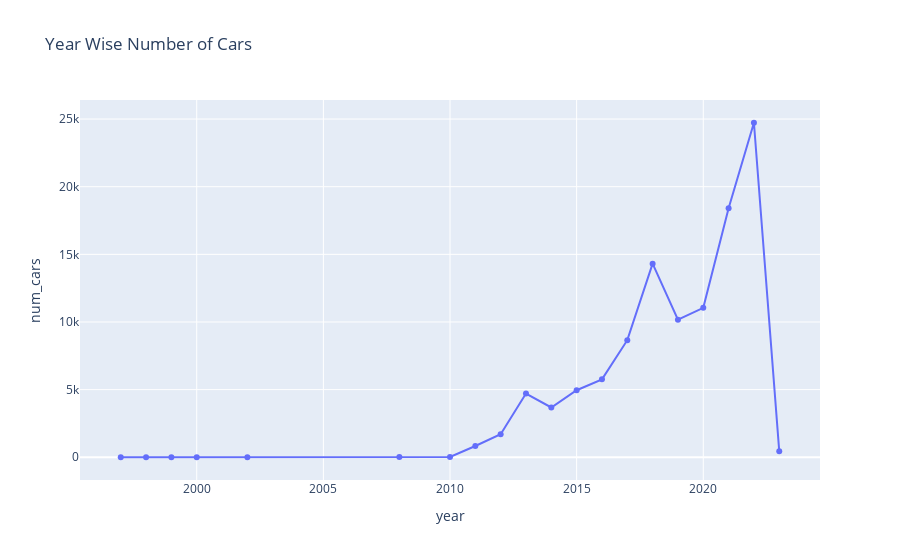

The notebook cell this image was saved under:
### Markdown cell above
Question 12. What are the Year Wise Cars sales growth?

### Code cell
# Year Wise Cars
year_wise_cars = df.groupby('ModelYear')['VIN'].count().reset_index()
year_wise_cars.columns = ['year','num_cars']

fig = ps.line(year_wise_cars,x="year", y="num_cars", title='Year Wise Number of Cars',markers=True)
fig.show()

### Figure 1 — Plotly figure (JSON) as saved in the notebook; plotly's stock layout.template omitted (floating-point values rounded to 4 significant figures)
{"data": [{"hovertemplate": "year=%{x}<br>num_cars=%{y}<extra></extra>", "legendgroup": "", "line": {"color": "#636efa", "dash": "solid"}, "marker": {"symbol": "circle"}, "mode": "markers+lines", "name": "", "orientation": "v", "showlegend": false, "type": "scatter", "x": [1997, 1998, 1999, 2000, 2002, 2008, 2010, 2011, 2012, 2013, 2014, 2015, 2016, 2017, 2018, 2019, 2020, 2021, 2022, 2023], "xaxis": "x", "y": [1, 1, 4, 10, 2, 25, 25, 834, 1708, 4708, 3680, 4957, 5758, 8656, 14313, 10173, 11048, 18409, 24728, 441], "yaxis": "y"}], "layout": {"legend": {"tracegroupgap": 0}, "title": {"text": "Year Wise Number of Cars"}, "xaxis": {"anchor": "y", "domain": [0, 1], "title": {"text": "year"}}, "yaxis": {"anchor": "x", "domain": [0, 1], "title": {"text": "num_cars"}}}}
